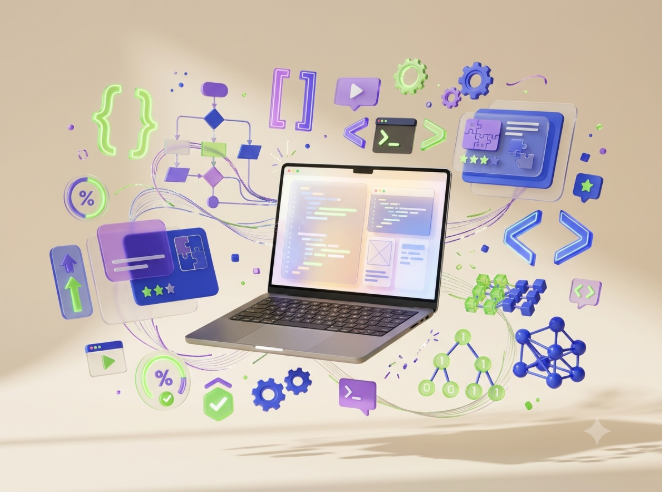
#> input picture assets/marketing/source/rag-illustration-662x492.png, 662 x 492 px
$ python make_covers.py
#> lines starting #> are read from the running program, lines starting #| are printed output that depends on the picture; after the words box and inside, x2 and y2 are one past the last pixel; in counts of white or black regions, pixels touching at a corner belong together
#!/usr/bin/env python3
"""Regenerates the product page image, OG image and cover images from the one source illustration.

  python3 scripts/make_covers.py          (needs: pillow, fonttools, brotli)

Source: assets/marketing/source/rag-illustration-662x492.png (662x492). It is never scaled UP: every layout
places it at or below native size. The bottom 80px are cropped, which removes the generator's corner sparkle.
Outputs:
  frontend/products/img/rag-illustration.webp   page figure (662x412)
  frontend/products/img/rag-og.jpg              1200x630, Open Graph / Twitter card
  content/covers/devto-1000x420.jpg             Dev.to article cover
  content/covers/gumroad-1280x720.jpg           Gumroad product cover
"""
from pathlib import Path
from fontTools.ttLib import TTFont
from PIL import Image, ImageDraw, ImageFilter, ImageFont

ROOT = Path(__file__).resolve().parent.parent
SRC = ROOT / "assets/marketing/source/rag-illustration-662x492.png"
FONTS = ROOT / "frontend/newdemotiru/fonts"
TMP = Path("/tmp/opai-fonts"); TMP.mkdir(exist_ok=True)
BG, INK, MUT, SAGE = (11, 11, 10), (241, 241, 238), (142, 142, 137), (155, 174, 126)


def font(name, size):
    ttf = TMP / (name + ".ttf")
    if not ttf.exists():
        f = TTFont(FONTS / (name + ".woff2")); f.flavor = None; f.save(ttf)
    return ImageFont.truetype(str(ttf), size)


def card(img, width, radius):
    h = round(img.height * width / img.width)
    im = img.resize((width, h), Image.LANCZOS).convert("RGBA")
    mask = Image.new("L", im.size, 0)
    ImageDraw.Draw(mask).rounded_rectangle((0, 0, im.width - 1, im.height - 1), radius, fill=255)
    im.putalpha(mask)
    return im


def compose(W, H, lines, size, chip, foot, card_w, pad, out, quality=88):
    canvas = Image.new("RGB", (W, H), BG)
    glow = Image.new("RGB", (W, H), BG)
    ImageDraw.Draw(glow).ellipse((W * .35, -H * .5, W * 1.15, H * .75), fill=(34, 40, 28))
    canvas = Image.blend(canvas, glow.filter(ImageFilter.GaussianBlur(W // 8)), .9)
    art = card(Image.open(SRC).convert("RGB").crop((0, 0, 662, 412)), card_w, 22)
    x, y = W - pad - art.width, (H - art.height) // 2
    shadow = Image.new("RGBA", (art.width + 120, art.height + 120), (0, 0, 0, 0))
    ImageDraw.Draw(shadow).rounded_rectangle((60, 70, 60 + art.width, 70 + art.height), 22, fill=(0, 0, 0, 190))
    canvas.paste(shadow.filter(ImageFilter.GaussianBlur(28)), (x - 60, y - 60), shadow.filter(ImageFilter.GaussianBlur(28)))
    canvas.paste(art, (x, y), art)
    d = ImageDraw.Draw(canvas)
    d.text((pad, pad), chip.upper(), font=font("manrope-latin-600-normal", max(12, size // 4)), fill=MUT, spacing=2)
    ty = H // 2 - int(len(lines) * size * 1.08 / 2)
    f = font("outfit-latin-600-normal", size)
    for i, (text, color) in enumerate(lines):
        d.text((pad, ty + int(i * size * 1.08)), text, font=f, fill=color)
    d.text((pad, H - pad - size // 3), foot, font=font("manrope-latin-500-normal", max(13, size // 3)), fill=MUT)
    assert x > pad + 40, "layout overlap: art too close to text"
    canvas.convert("RGB").save(out, quality=quality, optimize=True)
    print(f"{out.relative_to(ROOT)}  {W}x{H}  {out.stat().st_size // 1024} KB")


def main():
    page = Image.open(SRC).convert("RGB").crop((0, 0, 662, 412))
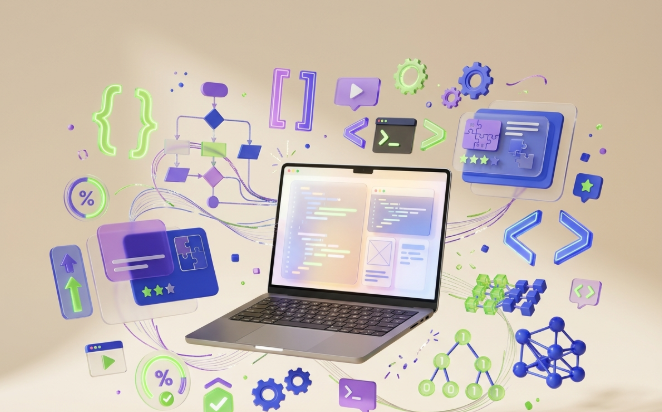
#> page: PIL image 662x412 RGB; mean R, G, B 199.7, 188.8, 181.8
    p = ROOT / "frontend/products/img/rag-illustration.webp"
    page.save(p, quality=84, method=6); print(f"{p.relative_to(ROOT)}  {page.width}x{page.height}  {p.stat().st_size // 1024} KB")
#| frontend/products/img/rag-illustration.webp  662x412  31 KB
    L = [("Ask your documents.", INK), ("Get answers with", INK), ("page numbers.", SAGE)]
    foot = "Free Lite on GitHub  ·  Pro: pgvector, eval harness, API keys"
    compose(1200, 630, L, 54, "Python RAG Starter Kit", foot, 520, 56, ROOT / "frontend/products/img/rag-og.jpg")
#> in compose, `ImageDraw.Draw(glow).ellipse((W * .35, -H * .5, W * 1.15, H * .75), fi..`:
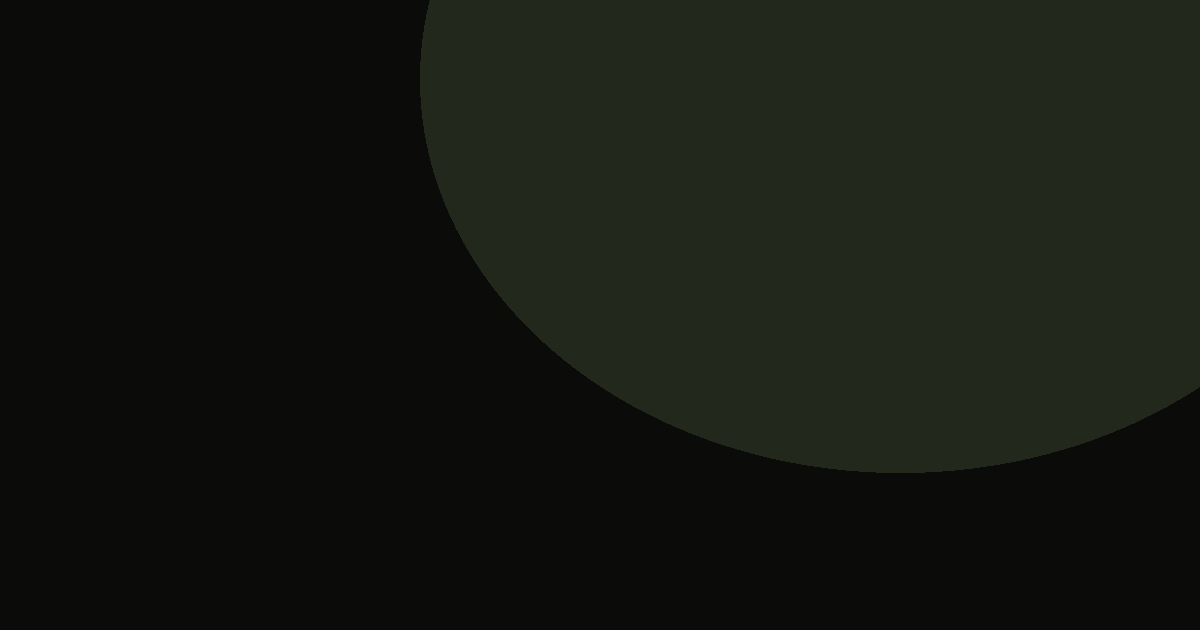
#> glow: PIL image 1200x630 RGB; mean R, G, B 20.7, 23.3, 17.6
#> in card, `h = round(img.height * width / img.width)`: h = 324
#> in card, `mask = Image.new("L", im.size, 0)`: mask: PIL image 520x324 L; every value is 0
#> in card, `ImageDraw.Draw(mask).rounded_rectangle((0, 0, im.width - 1, im.height ..`:
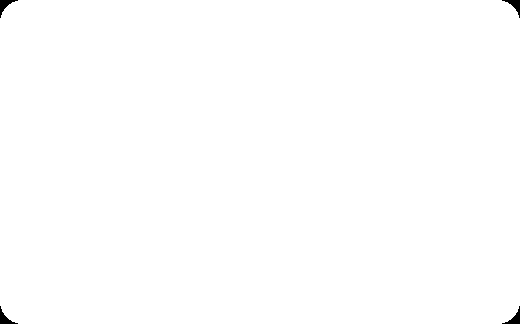
#> mask: PIL image 520x324 L; 99.7% white; 4 black regions, box (x1, y1, x2, y2) and area: (0, 0, 18, 18) 111, (502, 0, 520, 18) 111, (0, 306, 18, 324) 111, (502, 306, 520, 324) 111
#> in card, `im.putalpha(mask)`:
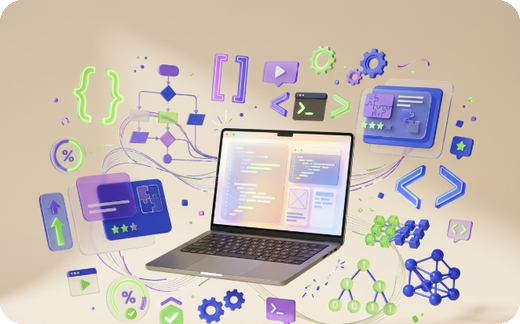
#> im: PIL image 520x324 RGBA; mean R, G, B, A 199.6, 188.8, 181.8, 254.3; transparent parts drawn white
#> in compose, `shadow = Image.new("RGBA", (art.width + 120, art.height + 120), (0, 0,..`: shadow: PIL image 640x444 RGBA; every value is 0
#> in compose, `ImageDraw.Draw(shadow).rounded_rectangle((60, 70, 60 + art.width, 70 +..`:
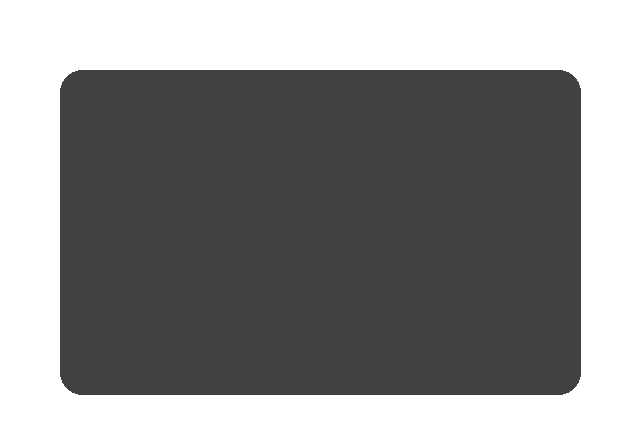
#> shadow: PIL image 640x444 RGBA; mean R, G, B, A 0, 0, 0, 112.9; transparent parts drawn white
#> in compose, `canvas.paste(shadow.filter(ImageFilter.GaussianBlur(28)), (x - 60, y -..`:
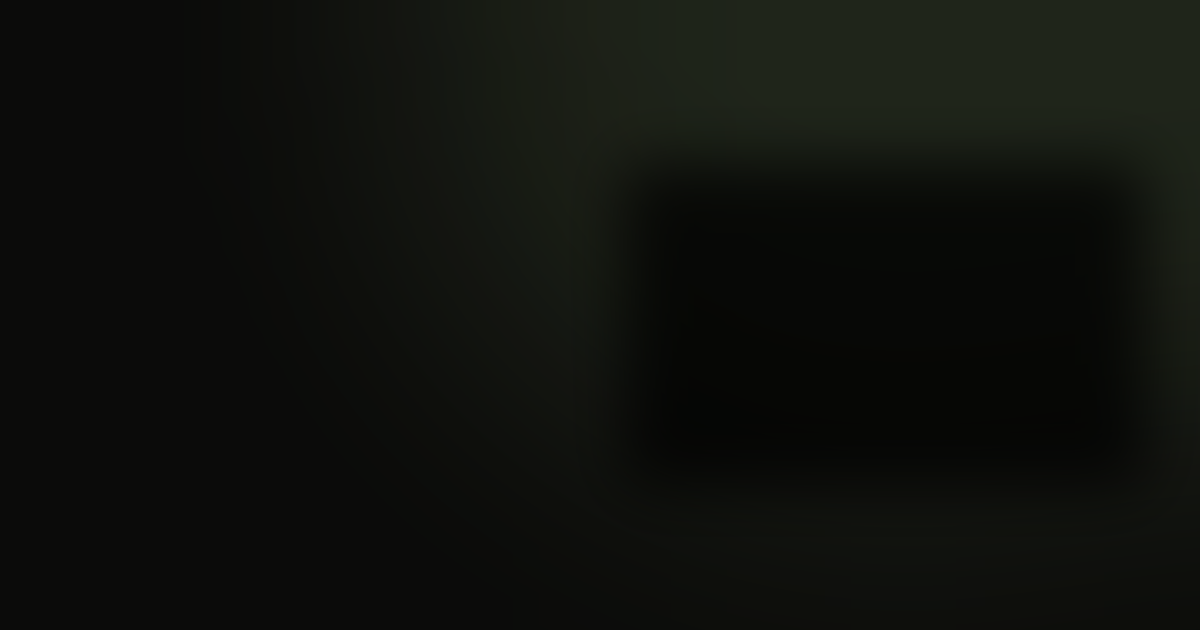
#> canvas: PIL image 1200x630 RGB; mean R, G, B 15, 16.6, 12.8
#> in compose, `canvas.paste(art, (x, y), art)`:
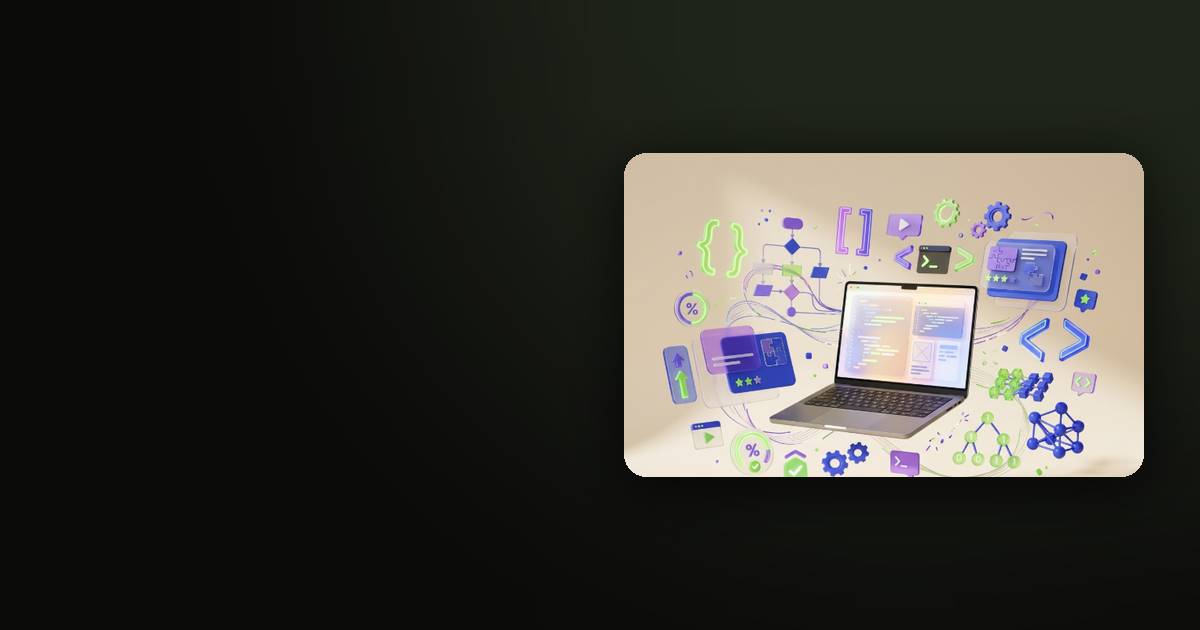
#> canvas: PIL image 1200x630 RGB; mean R, G, B 57.4, 56.3, 51.6
    compose(1280, 720, L, 62, "Python RAG Starter Kit", foot, 560, 64, ROOT / "content/covers/gumroad-1280x720.jpg")
    compose(1000, 420, [("RAG from zero", INK), ("and the one-word bug", INK), ("my eval caught", SAGE)], 40,
            "Python · hybrid search · citations", "opai.live", 400, 44, ROOT / "content/covers/devto-1000x420.jpg")


if __name__ == "__main__":
#> (the run stopped early here; a loop or call above may not have finished)
